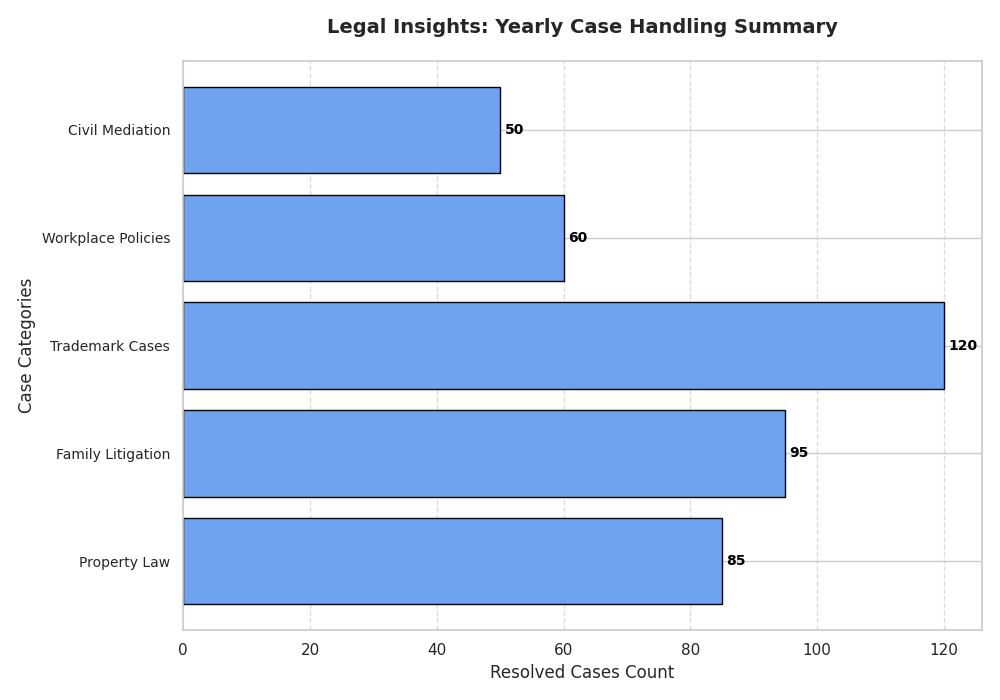

Python code for this plot:
import matplotlib.pyplot as plt
import numpy as np

case_types = ['Property Law', 'Family Litigation', 'Trademark Cases', 'Workplace Policies', 'Civil Mediation']
cases_resolved = [85, 95, 120, 60, 50]
single_color = '#6fa3ef'

fig, ax = plt.subplots(figsize=(10, 7))

# Plot the horizontal bar chart
bars = ax.barh(case_types, cases_resolved, color=single_color, edgecolor='black')

# Annotate the bars with the resolved case counts
for bar in bars:
    width = bar.get_width()
    ax.annotate(f'{width}',
                xy=(width, bar.get_y() + bar.get_height() / 2),
                xytext=(3, 0),
                textcoords="offset points",
                ha='left', va='center', fontsize=10, fontweight='bold', color='black')

ax.set_title("Legal Insights: Yearly Case Handling Summary", fontsize=14, fontweight='bold', pad=20)
ax.set_xlabel('Resolved Cases Count', fontsize=12)
ax.set_ylabel('Case Categories', fontsize=12)

plt.yticks(fontsize=10)
ax.xaxis.grid(True, linestyle='--', alpha=0.7)

plt.tight_layout()
plt.show()
